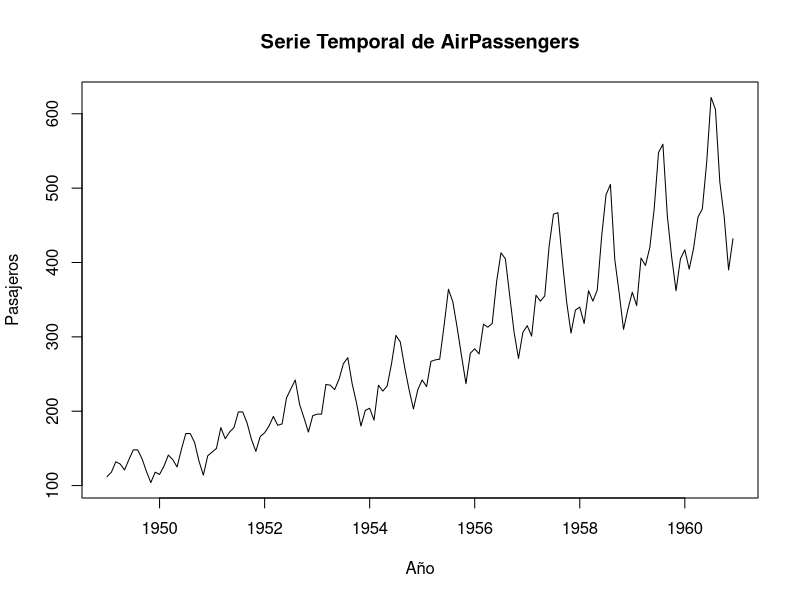
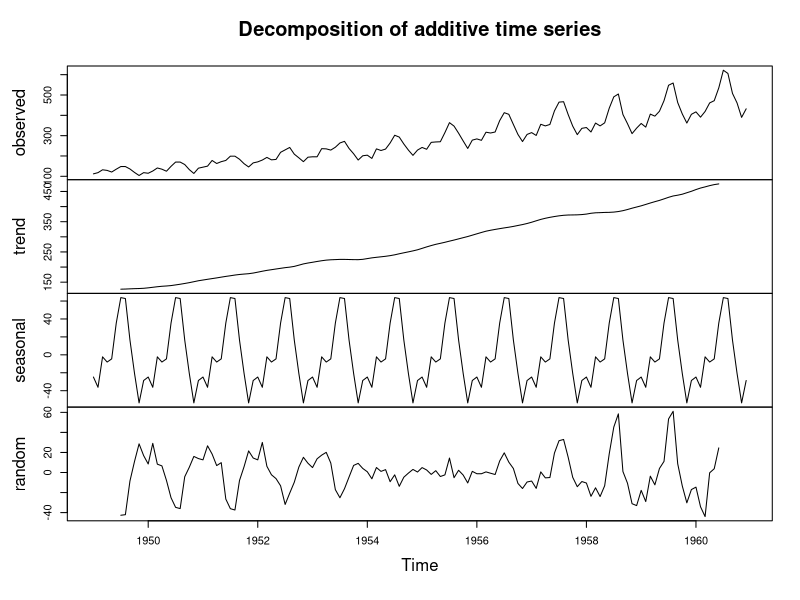
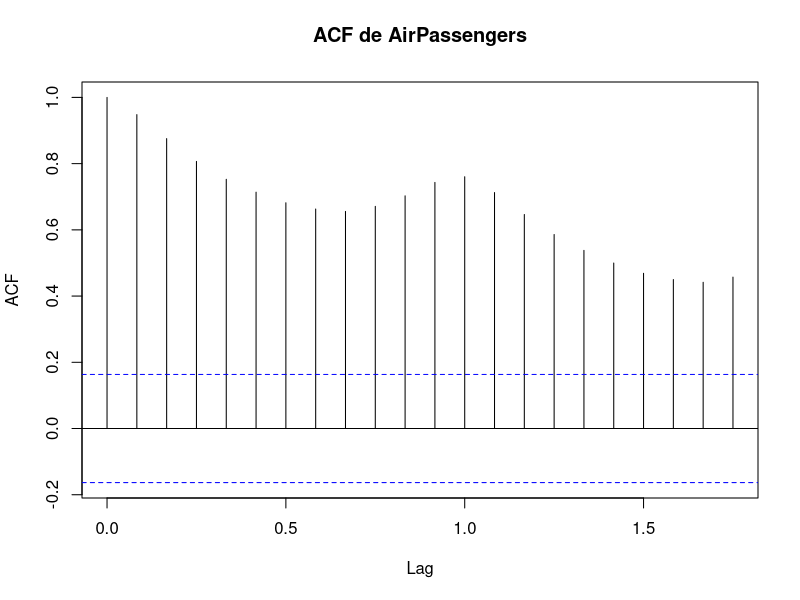
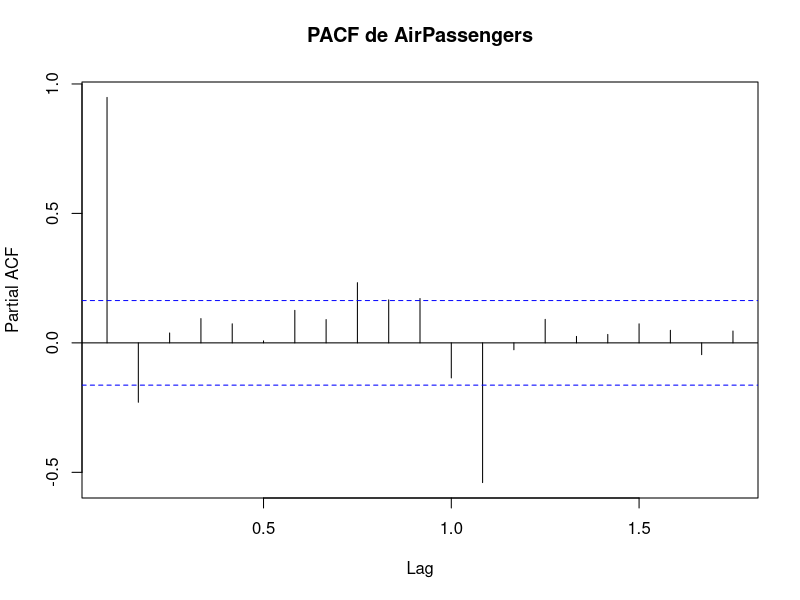
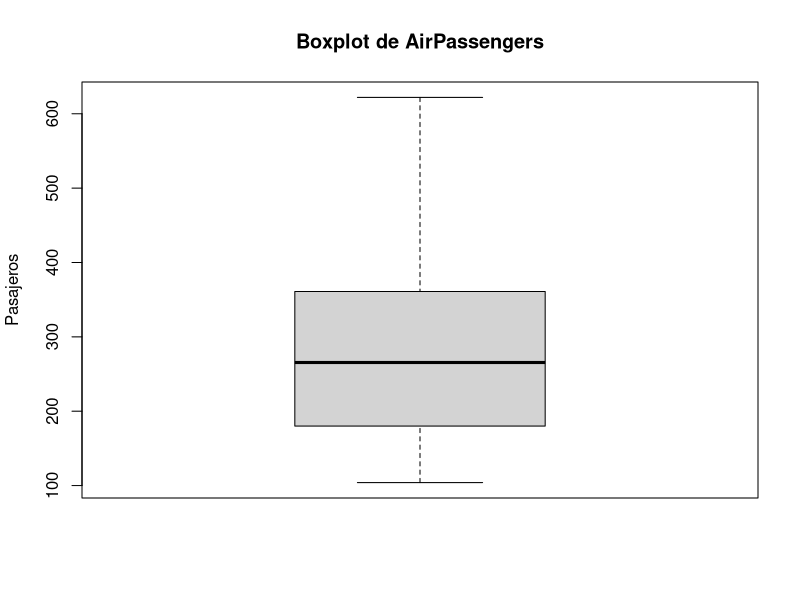

Here is the R script that generated these plots, in order:
# Cargar librerías necesarias
library(tseries)  # Para prueba ADF
data("AirPassengers")


# 2. Exploración inicial
plot(AirPassengers, main="Serie Temporal de AirPassengers", ylab="Pasajeros", xlab="Año")

# Cálculo de estadísticas descriptivas
mean_value <- mean(AirPassengers)
sd_value <- sd(AirPassengers)
print(paste("Media:", mean_value))
print(paste("Desviación Estándar:", sd_value))

# 3. Análisis de tendencia y estacionalidad
components <- decompose(AirPassengers)
plot(components)

# 4. Análisis de estacionariedad
acf(AirPassengers, main="ACF de AirPassengers")
pacf(AirPassengers, main="PACF de AirPassengers")

# Prueba de Dickey-Fuller
adf_test <- adf.test(AirPassengers)
print(adf_test)

# Si la serie no es estacionaria, diferenciamos
if (adf_test$p.value > 0.05) {
  diff_series <- diff(AirPassengers)
  plot(diff_series, main="Serie Diferenciada", ylab="Diferencias", xlab="Año")
  adf_test_diff <- adf.test(diff_series)
  print(adf_test_diff)
}

# 5. Detección de valores atípicos
boxplot(AirPassengers, main="Boxplot de AirPassengers", ylab="Pasajeros")

# 6. Interpretación de resultados
cat("\nResumen:\n")
cat("La serie muestra una tendencia creciente, indicando un aumento en la cantidad de pasajeros a lo largo del tiempo.\n")

